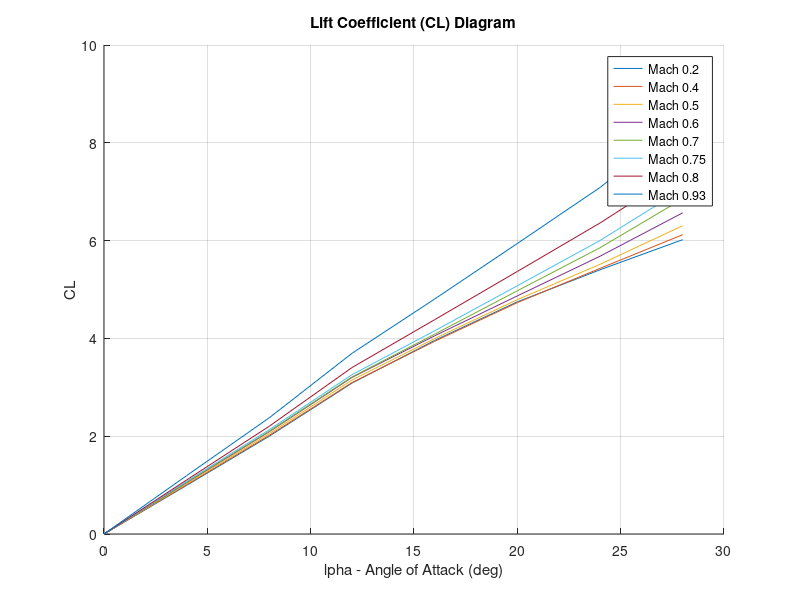
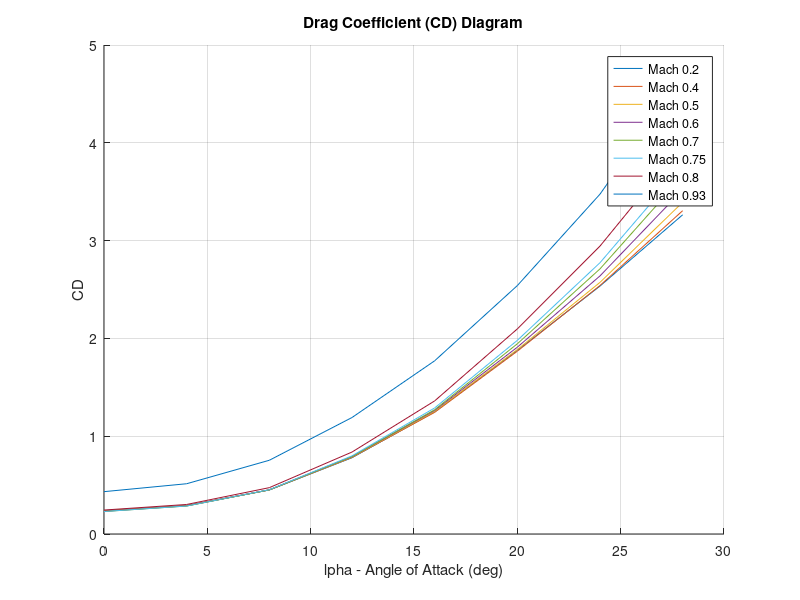
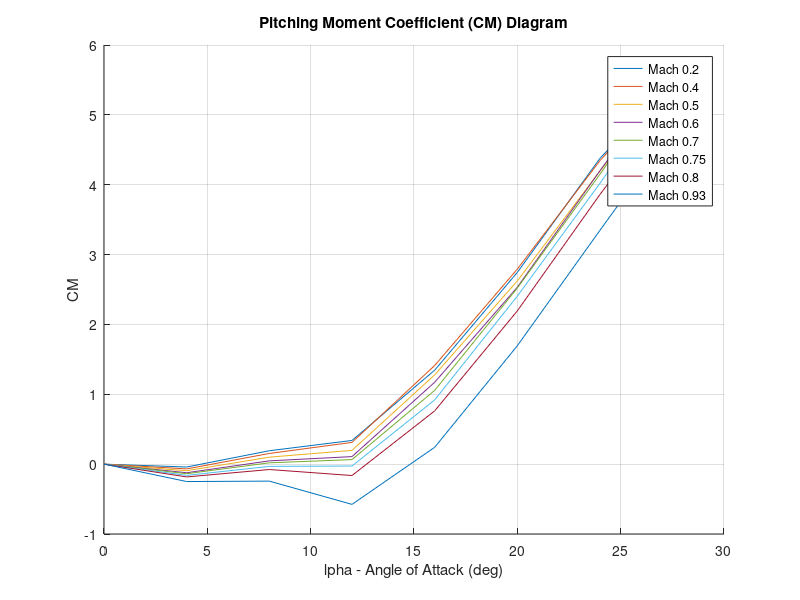
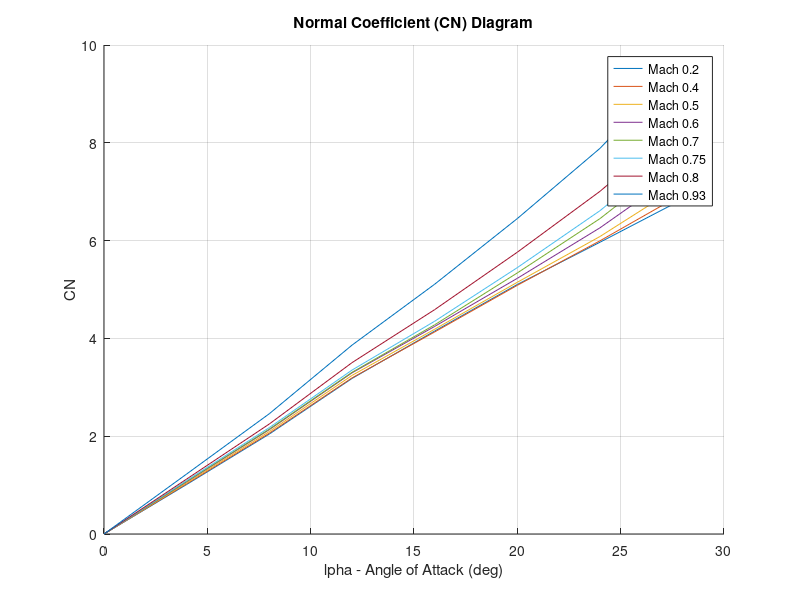

Here is the MATLAB script that generated these plots, in order:
clear; clc; close all;
mach_table = [0.2, 0.4, 0.5, 0.6, 0.7, 0.75, 0.8, 0.93];
alpha_table = [.00, 4.00, 8.00, 12.00, 16.00, 20.00, 24.00, 28.00];

% mach 0.2
cn_table(1,:) = [.000, 1.013, 2.044, 3.181, 4.150, 5.103, 5.967, 6.846];
cm_table(1,:) = [.000, -.041, .192, .339, 1.345, 2.745, 4.378, 5.630];
ca_table(1,:) = [.239, .221, .167, .122, .110, .141, .118, .056];
cl_table(1,:) = [.000, .995, 2.001, 3.086, 3.959, 4.747, 5.403, 6.019];
cd_table(1,:) = [.239, .292, .450, .780, 1.249, 1.878, 2.535, 3.264];

% mach 0.4
cn_table(2,:) = [.000, 1.027, 2.062, 3.192, 4.132, 5.086, 5.996, 6.957];
cm_table(2,:) = [.000, -.068, .153, .311, 1.412, 2.792, 4.345, 5.636];
ca_table(2,:) = [.236, .219, .166, .122, .110, .138, .112, .046];
cl_table(2,:) = [.000, 1.009, 2.019, 3.097, 3.941, 4.732, 5.432, 6.121];
cd_table(2,:) = [.236, .290, .451, .783, 1.244, 1.869, 2.541, 3.306];

% mach 0.5
cn_table(3,:) = [.000, 1.046, 2.096, 3.243, 4.188, 5.148, 6.084, 7.158];
cm_table(3,:) = [.000, -.094, .100, .197, 1.278, 2.623, 4.198, 5.696];
ca_table(3,:) = [.234, .216, .161, .115, .103, .134, .108, .036];
cl_table(3,:) = [.000, 1.028, 2.053, 3.149, 3.997, 4.792, 5.515, 6.304];
cd_table(3,:) = [.234, .289, .451, .787, 1.254, 1.886, 2.573, 3.392];

% mach 0.6
cn_table(4,:) = [.000, 1.069, 2.135, 3.296, 4.245, 5.229, 6.262, 7.452];
cm_table(4,:) = [.000, -.123, .047, .108, 1.172, 2.533, 4.201, 5.827];
ca_table(4,:) = [.232, .213, .156, .109, .098, .130, .101, .025];
cl_table(4,:) = [.000, 1.051, 2.093, 3.202, 4.053, 4.869, 5.680, 6.568];
cd_table(4,:) = [.232, .288, .452, .792, 1.264, 1.910, 2.639, 3.520];

% mach 0.7
cn_table(5,:) = [.000, 1.076, 2.145, 3.306, 4.278, 5.339, 6.450, 7.770];
cm_table(5,:) = [.000, -.137, .019, .065, 1.056, 2.521, 4.151, 5.839];
ca_table(5,:) = [.230, .211, .154, .107, .096, .127, .095, .014];
cl_table(5,:) = [.000, 1.059, 2.103, 3.212, 4.086, 4.974, 5.854, 6.854];
cd_table(5,:) = [.230, .286, .451, .792, 1.271, 1.945, 2.711, 3.660];

% mach 0.75
cn_table(6,:) = [.000, 1.094, 2.176, 3.352, 4.351, 5.448, 6.612, 7.995];
cm_table(6,:) = [.000, -.161, -.032, -.027, .919, 2.405, 4.021, 5.713];
ca_table(6,:) = [.230, .210, .152, .104, .093, .124, .092, .008];
cl_table(6,:) = [.000, 1.077, 2.134, 3.258, 4.156, 5.077, 6.002, 7.055];
cd_table(6,:) = [.230, .286, .453, .799, 1.289, 1.980, 2.774, 3.761];

% mach 0.80
cn_table(7,:) = [.000, 1.124, 2.250, 3.504, 4.588, 5.763, 7.008, 8.441];
cm_table(7,:) = [.000, -.183, -.077, -.163, .762, 2.194, 3.861, 5.428];
ca_table(7,:) = [.245, .225, .163, .112, .100, .134, .103, .017];
cl_table(7,:) = [.000, 1.106, 2.205, 3.404, 4.383, 5.369, 6.360, 7.445];
cd_table(7,:) = [.245, .302, .474, .838, 1.361, 2.097, 2.944, 3.978];

% mach 0.93
cn_table(8,:) = [.000, 1.227, 2.460, 3.862, 5.108, 6.451, 7.887, 9.638];
cm_table(8,:) = [.000, -.249, -.243, -.576, .241, 1.695, 3.348, 4.986];
ca_table(8,:) = [.433, .430, .416, .397, .377, .355, .292, .172];
cl_table(8,:) = [.000, 1.194, 2.378, 3.695, 4.806, 5.941, 7.086, 8.429];
cd_table(8,:) = [.433, .514, .754, 1.191, 1.771, 2.540, 3.475, 4.676];

legend_list = {'Mach 0.2', 'Mach 0.4', 'Mach 0.5', 'Mach 0.6', 'Mach 0.7', 'Mach 0.75', 'Mach 0.8', 'Mach 0.93'};

for i = 1:8
    figure(1);
    title("Lift Coefficient (CL) Diagram");
    hold on;
    grid on;
    plot(alpha_table, cl_table(i,:), 'DisplayName',legend_list{i});
    ylabel("CL");
    xlabel("\alpha - Angle of Attack (deg)");
    legend

    figure(2);
    title("Drag Coefficient (CD) Diagram");
    hold on;
    grid on;
    plot(alpha_table, cd_table(i,:), 'DisplayName',legend_list{i});
    ylabel("CD");
    xlabel("\alpha - Angle of Attack (deg)");
    legend

    figure(3);
    title("Pitching Moment Coefficient (CM) Diagram");
    hold on;
    grid on;
    plot(alpha_table, cm_table(i,:), 'DisplayName',legend_list{i});
    ylabel("CM");
    xlabel("\alpha - Angle of Attack (deg)");
    legend

    figure(4);
    title("Normal Coefficient (CN) Diagram");
    hold on;
    grid on;
    plot(alpha_table, cn_table(i,:), 'DisplayName',legend_list{i});
    ylabel("CN");
    xlabel("\alpha - Angle of Attack (deg)");
    legend

    figure(5);
    title("Axial Coefficient (CA) Diagram");
    hold on;
    grid on;
    plot(alpha_table, ca_table(i,:), 'DisplayName',legend_list{i});
    ylabel("CA");
    xlabel("\alpha - Angle of Attack (deg)");
    legend

end

